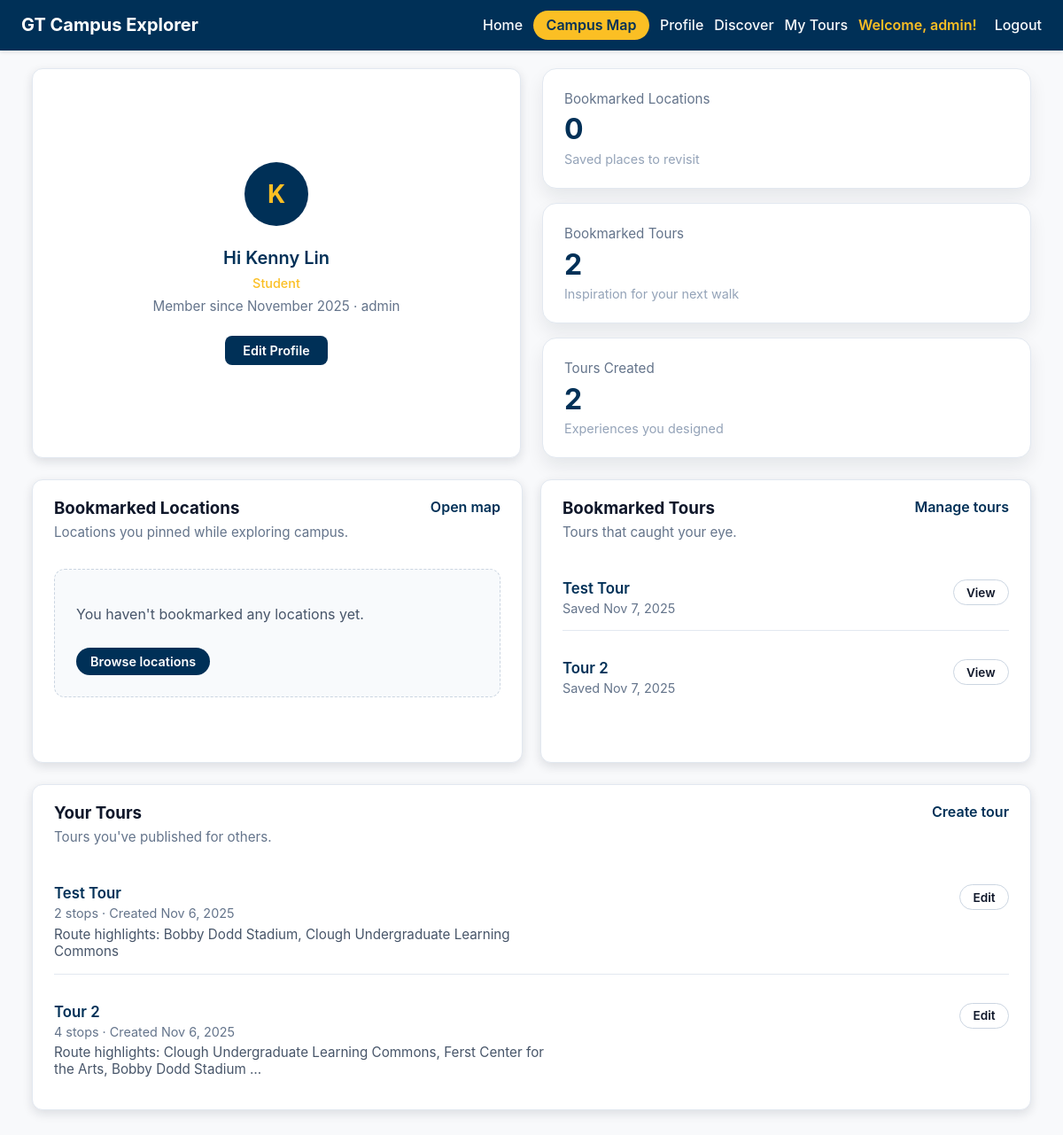
Page /accounts/profile/ (signed in) on the earlier database version.
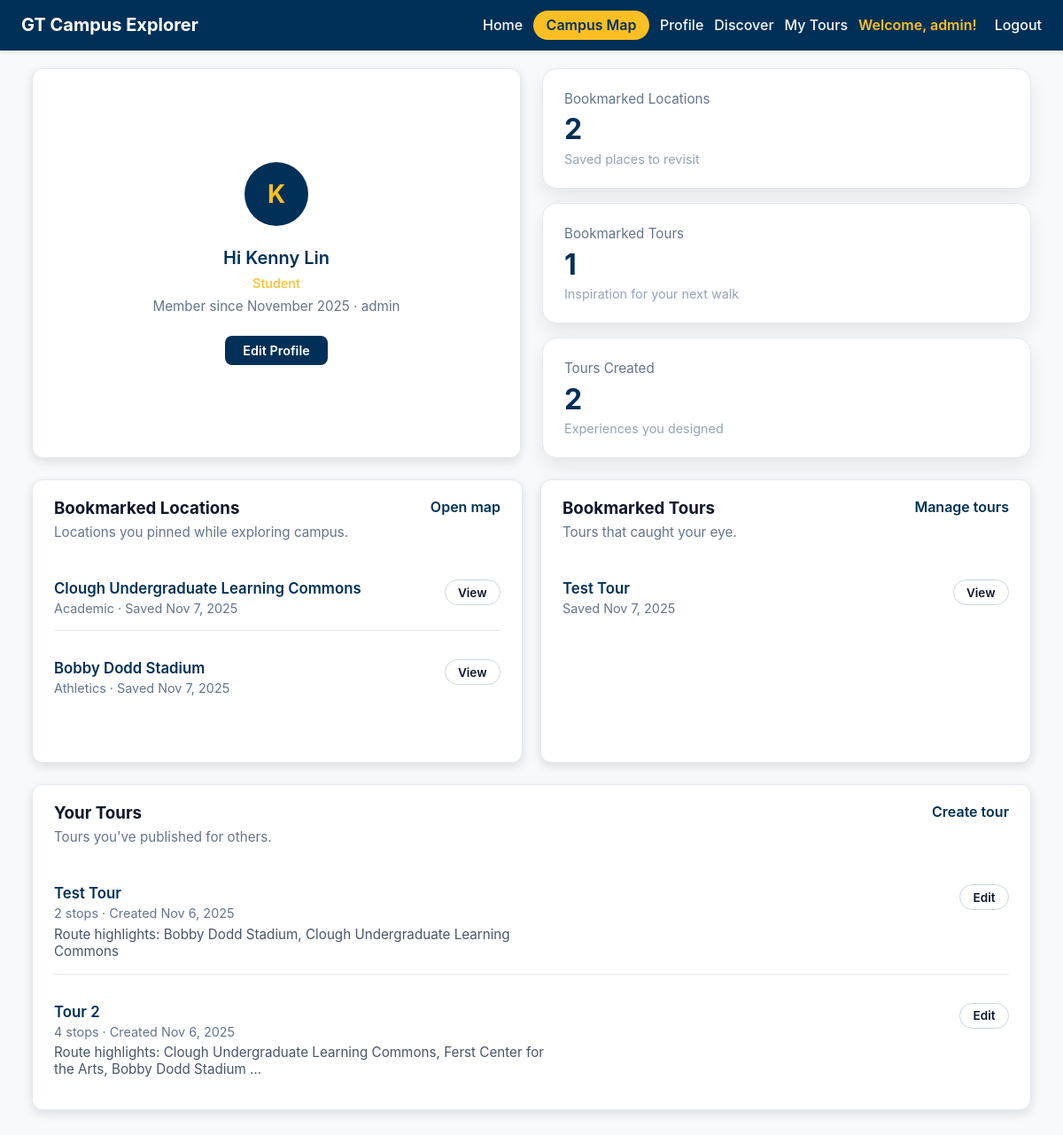
Same page on the later database version.
### accounts/models.py (models this page shows, shortened)
class UserProfile(models.Model):
    user = models.OneToOneField(User, on_delete=models.CASCADE, related_name='profile')
    state = models.CharField(max_length=100, blank=True, null=True)
    country = models.CharField(max_length=100, default='United States')
    affiliation = models.CharField(max_length=100, blank=True, default='')
    is_private = models.BooleanField(default=False)

### campus/models.py (models this page shows, shortened)
class TourBookmark(models.Model):
    user = models.ForeignKey(
        User,
        on_delete=models.CASCADE,
        related_name='tour_bookmarks',
        help_text="The user who bookmarked this tour.",
    )
    tour = models.ForeignKey(
        'Tour',
        on_delete=models.CASCADE,
        related_name='bookmarks',
        help_text="The tour that was bookmarked.",
    )
    created_at = models.DateTimeField(
        auto_now_add=True,
        help_text="When this bookmark was created.",
    )
    class Meta:
        unique_together = ['user', 'tour']
        ordering = ['-created_at']

class Tour(models.Model):
    user = models.ForeignKey(User, on_delete=models.CASCADE)
    name = models.CharField(max_length=100)
    description = models.TextField(blank=True)
    created_at = models.DateTimeField(auto_now_add=True)
    route_data = models.JSONField(
        blank=True,
        null=True,
        help_text="Cached route segments from Google Directions API"
    )
    class Meta:
        ordering = ['-created_at']

class TourStop(models.Model):
    tour = models.ForeignKey(Tour, on_delete=models.CASCADE, related_name='stops')
    location = models.ForeignKey(Location, on_delete=models.CASCADE)
    order = models.PositiveIntegerField()
    class Meta:
        ordering = ['order']
        unique_together = [['tour', 'location']]

class Location(models.Model):
    name = models.CharField(
        max_length=120,
        unique=True,
        help_text="Displayed name of the campus location.",
    )
    slug = models.SlugField(
        unique=True,
        blank=True,
        help_text="URL-friendly identifier auto-generated from the name.",
    )
    description = models.TextField(
        help_text="High-level overview that appears in campus tour content.",
    )
    historical_info = models.TextField(
        blank=True,
        null=True,
        help_text="Optional historical context or fun facts for visitors.",
    )
    latitude = models.DecimalField(
        max_digits=9,
        decimal_places=6,
        help_text="Latitude in decimal degrees (positive for north).",
    )
    longitude = models.DecimalField(
        max_digits=9,
        decimal_places=6,
        help_text="Longitude in decimal degrees (negative for west).",
    )
    address = models.CharField(
        max_length=255,
        blank=True,
        help_text="Street address or building details shown in the tour.",
    )
    category = models.CharField(
        max_length=100,
        blank=True,
        help_text="Category used for filtering (e.g., Dining, Academic).",
    )
    image_url = models.URLField(
        blank=True,
        null=True,
        help_text="Link to an external photo if one is hosted elsewhere.",
    )
    photo = models.ImageField(
        upload_to='locations/photos/',
        blank=True,
        null=True,
        help_text="Upload location photo.",
    )
    class Meta:
        ordering = ['name']

class Bookmark(models.Model):
    user = models.ForeignKey(
        User,
        on_delete=models.CASCADE,
        related_name='bookmarks',
        help_text="The user who bookmarked this location.",
    )
    location = models.ForeignKey(
        Location,
        on_delete=models.CASCADE,
        related_name='bookmarks',
        help_text="The location that was bookmarked.",
    )
    created_at = models.DateTimeField(
        auto_now_add=True,
        help_text="When this bookmark was created.",
    )
    class Meta:
        unique_together = ['user', 'location']
        ordering = ['-created_at']

### accounts/views.py (the view)
# urls.py: path('profile/', views.profile, name='profile'),
@login_required
def profile(request):
    location_qs = (
        Bookmark.objects
        .filter(user=request.user)
        .select_related('location')
    )
    tour_qs = (
        TourBookmark.objects
        .filter(user=request.user)
        .select_related('tour')
    )
    created_tours_qs = (
        Tour.objects
        .filter(user=request.user)
        .prefetch_related('stops__location')
        .annotate(stop_total=Count('stops'))
    )
    location_bookmarks = list(location_qs)
    tour_bookmarks = list(tour_qs)
    created_tours = list(created_tours_qs)
    full_name = request.user.get_full_name().strip()
    display_name = full_name if full_name else request.user.username
    name_for_initial = request.user.first_name or request.user.username or '?'
    initial = name_for_initial[0].upper()
    user_profile, _ = UserProfile.objects.get_or_create(user=request.user)
    context = {
        'location_bookmarks': location_bookmarks,
        'tour_bookmarks': tour_bookmarks,
        'created_tours': created_tours,
        'display_name': display_name,
        'user_initial': initial,
        'location_count': len(location_bookmarks),
        'tour_bookmark_count': len(tour_bookmarks),
        'created_tour_count': len(created_tours),
        'affiliation': user_profile.affiliation,
    }
    return render(request, 'accounts/profile.html', context)

### accounts/templates/accounts/profile.html (shortened to what this page needs)
{% extends 'base.html' %}
{% load static %}
{% block extra_head %}
<link rel="stylesheet" href="{% static 'accounts/profile.css' %}">
{% endblock %}
{% block content %}
<section class="profile-page">
    <div class="profile-container">
        <div class="profile-header-stats-container">
            <div class="profile-header panel">
                <div class="profile-avatar">{{ user_initial }}</div>
                <div class="profile-header-text">
                    <p class="profile-welcome">Hi {{ display_name }}</p>
                    {% if affiliation %}
                        <p class="profile-affiliation">{{ affiliation }}</p>
                    {% endif %}
                    <p class="profile-meta">
                        Member since {{ user.date_joined|date:"F Y" }} · {{ user.username }}
                    </p>
                </div>
                <a href="{% url 'accounts:edit_profile' %}" class="profile-edit-btn">Edit Profile</a>
            </div>
            <div class="profile-summary-grid">
            <article class="profile-stat-card">
                <p class="profile-stat-label">Bookmarked Locations</p>
                <p class="profile-stat-value">{{ location_count }}</p>
                <p class="profile-stat-subtext">Saved places to revisit</p>
            </article>
            <article class="profile-stat-card">
                <p class="profile-stat-label">Bookmarked Tours</p>
                <p class="profile-stat-value">{{ tour_bookmark_count }}</p>
                <p class="profile-stat-subtext">Inspiration for your next walk</p>
            </article>
            <article class="profile-stat-card">
                <p class="profile-stat-label">Tours Created</p>
                <p class="profile-stat-value">{{ created_tour_count }}</p>
                <p class="profile-stat-subtext">Experiences you designed</p>
            </article>
        </div>
        </div>
        <div class="profile-panels-grid">
            <section class="profile-panel panel">
                <div class="profile-section-header">
                    <div>
                        <h3>Bookmarked Locations</h3>
                        <p class="profile-section-subtext">Locations you pinned while exploring campus.</p>
                    </div>
                    <a href="{% url 'campus:overview' %}" class="profile-link">Open map</a>
                </div>
                {% if location_bookmarks %}
                    <ul class="profile-list">
                        {% for bookmark in location_bookmarks %}
                            <li class="profile-list-item">
                                <div>
                                    <p class="profile-item-title">{{ bookmark.location.name }}</p>
                                    <p class="profile-item-meta">
                                        {{ bookmark.location.category|default:"Campus Location" }} ·
                                        Saved {{ bookmark.created_at|date:"M j, Y" }}
                                    </p>
                                </div>
                                <a href="{% url 'campus:location-detail' bookmark.location.slug %}" class="profile-pill-link">View</a>
                            </li>
                        {% endfor %}
                    </ul>
                {% else %}
                    <div class="profile-empty-state">
                        <p>You haven't bookmarked any locations yet.</p>
                        <a href="{% url 'campus:overview' %}" class="profile-empty-cta">Browse locations</a>
                    </div>
                {% endif %}
            </section>
            <section class="profile-panel panel">
                <div class="profile-section-header">
                    <div>
                        <h3>Bookmarked Tours</h3>
                        <p class="profile-section-subtext">Tours that caught your eye.</p>
                    </div>
                    <a href="{% url 'campus:tour-manage' %}" class="profile-link">Manage tours</a>
                </div>
                {% if tour_bookmarks %}
                    <ul class="profile-list">
                        {% for bookmark in tour_bookmarks %}
                            <li class="profile-list-item">
                                <div>
                                    <p class="profile-item-title">{{ bookmark.tour.name }}</p>
                                    <p class="profile-item-meta">
                                        Saved {{ bookmark.created_at|date:"M j, Y" }}
                                    </p>
                                </div>
                                <a href="{% url 'campus:overview' %}?tour={{ bookmark.tour.id }}" class="profile-pill-link">View</a>
                            </li>
                        {% endfor %}
                    </ul>
                {% else %}
                    <div class="profile-empty-state">
                        <p>No bookmarked tours yet.</p>
                        <a href="{% url 'campus:tour-manage' %}" class="profile-empty-cta">Find a tour</a>
                    </div>
                {% endif %}
            </section>
        </div>
        <section class="profile-panel panel">
            <div class="profile-section-header">
                <div>
                    <h3>Your Tours</h3>
                    <p class="profile-section-subtext">Tours you've published for others.</p>
                </div>
                <a href="{% url 'campus:tour-create' %}" class="profile-link">Create tour</a>
            </div>
            {% if created_tours %}
                <ul class="profile-list">
                    {% for tour in created_tours %}
                        <li class="profile-list-item">
                            <div>
                                <p class="profile-item-title">{{ tour.name }}</p>
                                <p class="profile-item-meta">
                                    {{ tour.stop_total }} stop{{ tour.stop_total|pluralize }}
                                    · Created {{ tour.created_at|date:"M j, Y" }}
                                </p>
                                {% with stops=tour.stops.all %}
                                    {% if stops %}
                                        <p class="profile-item-description">
                                            Route highlights:
                                            {% for stop in stops|slice:":3" %}
                                                {{ stop.location.name }}{% if not forloop.last %}, {% endif %}
                                            {% endfor %}
                                            {% if stops|length > 3 %}…{% endif %}
                                        </p>
                                    {% endif %}
                                {% endwith %}
                            </div>
                            <a href="{% url 'campus:tour-edit' tour.id %}" class="profile-pill-link">Edit</a>
                        </li>
                    {% endfor %}
                </ul>
            {% else %}
                <div class="profile-empty-state">
                    <p>You haven't created a tour yet.</p>
                    <a href="{% url 'campus:tour-create' %}" class="profile-empty-cta">Start building</a>
                </div>
            {% endif %}
        </section>
    </div>
</section>
{% endblock %}

### gttour/templates/base.html (shortened to what this page needs)
{% load static %}
<!DOCTYPE html>
<html lang="en">
<head>
    <link rel="stylesheet" href="{% static 'styles.css' %}">
    {% block extra_head %}{% endblock %}
</head>
    <body>
        <header class="site-header">
            <h1>GT Campus Explorer</h1>
            <nav aria-label="Primary navigation">
            {% block nav_links %}
            <a href="{% url 'home' %}" class="nav-link">Home</a>
            <a href="{% url 'campus:overview' %}" class="nav-button">Campus Map</a>
            {% if user.is_authenticated %}
                <a href="{% url 'accounts:profile' %}" class="nav-link">Profile</a>
                <a href="{% url 'accounts:discover' %}" class="nav-link">Discover</a>
                <a href="{% url 'campus:tour-manage' %}" class="nav-link">My Tours</a>
                <span class="user-info">Welcome, {{ user.username }}!</span>
                <form method="post" action="{% url 'accounts:logout' %}" style="display: inline;">
                    <button type="submit" class="nav-link logout-button">Logout</button>
                </form>
            {% else %}
                <a href="{% url 'accounts:login' %}" class="nav-link">Login</a>
                <a href="{% url 'accounts:register' %}" class="nav-link">Register</a>
            {% endif %}
            {% endblock %}
            </nav>
        </header>
        <main>
            {% block content %}{% endblock %}
    </main>
</body>
</html>

### gttour/static/styles.css (style rules this page uses)
*, *::before, *::after { box-sizing: border-box; }
html, body { height: 100%; }
body { margin: 0; font-family: "Inter", system-ui, -apple-system, BlinkMacSystemFont, "Segoe UI", sans-serif; background-color: #f8f9fb; color: #111827; min-height: 100vh; display: flex; flex-direction: column; overflow: hidden; }
.site-header { background-color: #003057; color: #fff; padding: 0.75rem 1.5rem; display: flex; align-items: center; justify-content: space-between; box-shadow: 0 2px 4px rgba(0, 0, 0, 0.1); }
.site-header nav { display: flex; align-items: center; gap: 0.75rem; }
.site-header nav .nav-link { color: #f8fafc; text-decoration: none; font-weight: 500; }
.site-header nav .logout-button { background: none; border: none; color: #f8fafc; text-decoration: none; font-weight: 500; font-size: inherit; font-family: inherit; cursor: pointer; padding: 0; }
.site-header nav .nav-button { display: inline-flex; align-items: center; justify-content: center; padding: 0.4rem 0.9rem; border-radius: 999px; background-color: #fbbf24; color: #003057; font-weight: 600; text-decoration: none; transition: background-color 0.2s ease-in-out, transform 0.2s ease-in-out; }
.site-header h1 { margin: 0; font-size: 1.25rem; }
main { flex: 1; padding: 0.75rem 1rem 1rem; display: flex; flex-direction: column; overflow: hidden; }
.panel { background-color: #fff; border-radius: 12px; box-shadow: 0 4px 12px rgba(15, 23, 42, 0.12); overflow: hidden; display: flex; flex-direction: column; min-height: 0; }
@media (max-width: 1200px) { .panel { min-height: 320px; } }
@media (max-width: 1200px) { body { overflow: auto; } }
@media (max-width: 1200px) { main { overflow: visible; } }
.user-info { color: #fbbf24; font-weight: 600; margin-right: 0.5rem; }

Differences in the rows shown:
removed TourBookmark: tour.name "Tour 2", created_at "Nov 7, 2025"
added Bookmark: location.name "Clough Undergraduate Learning Commons", location.category "Academic", created_at "Nov 7, 2025"
added Bookmark: location.name "Bobby Dodd Stadium", location.category "Athletics", created_at "Nov 7, 2025"
Other differences:
{{ location_count }}: "0" → "2"
{{ tour_bookmark_count }}: "2" → "1"
text no longer shown: "You haven't bookmarked any locations yet. Browse locations"
